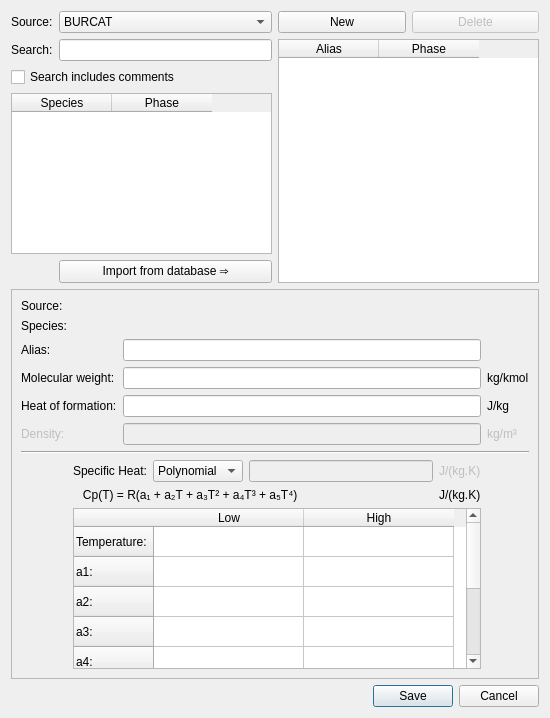
<?xml version="1.0" encoding="UTF-8"?>
<ui version="4.0">
 <class>Dialog</class>
 <widget class="QDialog" name="Dialog">
  <property name="geometry">
   <rect>
    <x>0</x>
    <y>0</y>
    <width>550</width>
    <height>718</height>
   </rect>
  </property>
  <property name="minimumSize">
   <size>
    <width>550</width>
    <height>0</height>
   </size>
  </property>
  <property name="windowTitle">
   <string>Dialog</string>
  </property>
  <layout class="QGridLayout" name="gridLayout_5">
   <item row="0" column="0">
    <layout class="QGridLayout" name="gridLayout">
     <item row="0" column="1">
      <widget class="QComboBox" name="comboBox">
       <item>
        <property name="text">
         <string>BURCAT</string>
        </property>
       </item>
      </widget>
     </item>
     <item row="3" column="0" colspan="2">
      <widget class="QTableWidget" name="tablewidget_search">
       <property name="selectionMode">
        <enum>QAbstractItemView::SingleSelection</enum>
       </property>
       <property name="selectionBehavior">
        <enum>QAbstractItemView::SelectRows</enum>
       </property>
       <attribute name="horizontalHeaderCascadingSectionResizes">
        <bool>false</bool>
       </attribute>
       <attribute name="horizontalHeaderDefaultSectionSize">
        <number>100</number>
       </attribute>
       <attribute name="horizontalHeaderHighlightSections">
        <bool>false</bool>
       </attribute>
       <attribute name="horizontalHeaderMinimumSectionSize">
        <number>0</number>
       </attribute>
       <attribute name="horizontalHeaderStretchLastSection">
        <bool>false</bool>
       </attribute>
       <attribute name="verticalHeaderVisible">
        <bool>false</bool>
       </attribute>
       <attribute name="verticalHeaderHighlightSections">
        <bool>false</bool>
       </attribute>
       <column>
        <property name="text">
         <string>Species</string>
        </property>
       </column>
       <column>
        <property name="text">
         <string>Phase</string>
        </property>
       </column>
      </widget>
     </item>
     <item row="1" column="0">
      <widget class="QLabel" name="label_search">
       <property name="text">
        <string>Search:</string>
       </property>
       <property name="buddy">
        <cstring>lineedit_search</cstring>
       </property>
      </widget>
     </item>
     <item row="0" column="0">
      <widget class="QLabel" name="label">
       <property name="text">
        <string>Source:</string>
       </property>
      </widget>
     </item>
     <item row="4" column="1">
      <widget class="QPushButton" name="pushbutton_import">
       <property name="text">
        <string>Import from database ⇒</string>
       </property>
      </widget>
     </item>
     <item row="1" column="1">
      <widget class="QLineEdit" name="lineedit_search"/>
     </item>
     <item row="2" column="0" colspan="2">
      <widget class="QCheckBox" name="checkbox_include_comments">
       <property name="text">
        <string>Search includes comments</string>
       </property>
      </widget>
     </item>
    </layout>
   </item>
   <item row="0" column="1">
    <layout class="QGridLayout" name="gridLayout_2">
     <item row="0" column="0">
      <layout class="QHBoxLayout" name="horizontalLayout">
       <item>
        <widget class="QPushButton" name="pushbutton_new">
         <property name="sizePolicy">
          <sizepolicy hsizetype="Minimum" vsizetype="Fixed">
           <horstretch>0</horstretch>
           <verstretch>0</verstretch>
          </sizepolicy>
         </property>
         <property name="text">
          <string>New</string>
         </property>
        </widget>
       </item>
       <item>
        <widget class="QPushButton" name="pushbutton_delete">
         <property name="enabled">
          <bool>false</bool>
         </property>
         <property name="sizePolicy">
          <sizepolicy hsizetype="Minimum" vsizetype="Fixed">
           <horstretch>0</horstretch>
           <verstretch>0</verstretch>
          </sizepolicy>
         </property>
         <property name="text">
          <string>Delete</string>
         </property>
        </widget>
       </item>
      </layout>
     </item>
     <item row="1" column="0">
      <widget class="QTableWidget" name="tablewidget_defined_species">
       <property name="selectionMode">
        <enum>QAbstractItemView::SingleSelection</enum>
       </property>
       <property name="selectionBehavior">
        <enum>QAbstractItemView::SelectRows</enum>
       </property>
       <attribute name="horizontalHeaderCascadingSectionResizes">
        <bool>false</bool>
       </attribute>
       <attribute name="horizontalHeaderDefaultSectionSize">
        <number>100</number>
       </attribute>
       <attribute name="horizontalHeaderHighlightSections">
        <bool>false</bool>
       </attribute>
       <attribute name="horizontalHeaderMinimumSectionSize">
        <number>0</number>
       </attribute>
       <attribute name="horizontalHeaderStretchLastSection">
        <bool>false</bool>
       </attribute>
       <attribute name="verticalHeaderVisible">
        <bool>false</bool>
       </attribute>
       <attribute name="verticalHeaderHighlightSections">
        <bool>false</bool>
       </attribute>
       <attribute name="verticalHeaderStretchLastSection">
        <bool>false</bool>
       </attribute>
       <column>
        <property name="text">
         <string>Alias</string>
        </property>
       </column>
       <column>
        <property name="text">
         <string>Phase</string>
        </property>
       </column>
      </widget>
     </item>
    </layout>
   </item>
   <item row="1" column="0" colspan="2">
    <widget class="QFrame" name="frame">
     <property name="frameShape">
      <enum>QFrame::StyledPanel</enum>
     </property>
     <property name="frameShadow">
      <enum>QFrame::Raised</enum>
     </property>
     <layout class="QGridLayout" name="gridLayout_4">
      <item row="0" column="0">
       <widget class="QLabel" name="label_5">
        <property name="text">
         <string>Source:</string>
        </property>
       </widget>
      </item>
      <item row="0" column="2">
       <widget class="QLabel" name="label_species_source">
        <property name="text">
         <string/>
        </property>
       </widget>
      </item>
      <item row="1" column="0">
       <widget class="QLabel" name="label_7">
        <property name="text">
         <string>Species:</string>
        </property>
       </widget>
      </item>
      <item row="1" column="2">
       <widget class="QLabel" name="label_species">
        <property name="text">
         <string/>
        </property>
       </widget>
      </item>
      <item row="2" column="0">
       <widget class="QLabel" name="label_9">
        <property name="text">
         <string>Alias:</string>
        </property>
        <property name="buddy">
         <cstring>lineedit_alias</cstring>
        </property>
       </widget>
      </item>
      <item row="2" column="2">
       <widget class="QLineEdit" name="lineedit_alias"/>
      </item>
      <item row="3" column="0" colspan="2">
       <widget class="QLabel" name="label_10">
        <property name="text">
         <string>Molecular weight:</string>
        </property>
        <property name="buddy">
         <cstring>lineedit_mol_weight</cstring>
        </property>
       </widget>
      </item>
      <item row="3" column="2">
       <widget class="QLineEdit" name="lineedit_mol_weight"/>
      </item>
      <item row="3" column="3">
       <widget class="QLabel" name="label_12">
        <property name="text">
         <string>kg/kmol</string>
        </property>
       </widget>
      </item>
      <item row="4" column="0" colspan="2">
       <widget class="QLabel" name="label_11">
        <property name="text">
         <string>Heat of formation:</string>
        </property>
        <property name="buddy">
         <cstring>lineedit_h_f</cstring>
        </property>
       </widget>
      </item>
      <item row="4" column="2">
       <widget class="QLineEdit" name="lineedit_h_f"/>
      </item>
      <item row="4" column="3">
       <widget class="QLabel" name="label_13">
        <property name="text">
         <string>J/kg</string>
        </property>
       </widget>
      </item>
      <item row="5" column="2">
       <widget class="QLineEdit" name="lineedit_density">
        <property name="enabled">
         <bool>false</bool>
        </property>
       </widget>
      </item>
      <item row="5" column="0">
       <widget class="QLabel" name="label_14">
        <property name="enabled">
         <bool>false</bool>
        </property>
        <property name="text">
         <string>Density:</string>
        </property>
       </widget>
      </item>
      <item row="6" column="0" colspan="4">
       <widget class="Line" name="line">
        <property name="orientation">
         <enum>Qt::Horizontal</enum>
        </property>
       </widget>
      </item>
      <item row="5" column="3">
       <widget class="QLabel" name="label_density_units">
        <property name="enabled">
         <bool>false</bool>
        </property>
        <property name="text">
         <string>kg/m³</string>
        </property>
       </widget>
      </item>
      <item row="7" column="1" colspan="2">
       <layout class="QGridLayout" name="gridLayout_3">
        <item row="0" column="0">
         <widget class="QLabel" name="label_specific_heat">
          <property name="text">
           <string>Specific Heat:</string>
          </property>
         </widget>
        </item>
        <item row="0" column="1">
         <widget class="QComboBox" name="combobox_specific_heat_model">
          <property name="sizeAdjustPolicy">
           <enum>QComboBox::AdjustToContentsOnFirstShow</enum>
          </property>
          <item>
           <property name="text">
            <string>Polynomial</string>
           </property>
          </item>
         </widget>
        </item>
        <item row="0" column="2">
         <widget class="QLineEdit" name="lineedit_constant_specific_heat">
          <property name="enabled">
           <bool>false</bool>
          </property>
         </widget>
        </item>
        <item row="0" column="3">
         <widget class="QLabel" name="label_constant_specific_heat_units">
          <property name="enabled">
           <bool>false</bool>
          </property>
          <property name="text">
           <string>J/(kg.K)</string>
          </property>
         </widget>
        </item>
        <item row="1" column="0" colspan="3">
         <widget class="QLabel" name="label_specific_heat_equation">
          <property name="text">
           <string>   Cp(T) = R(a₁ + a₂T + a₃T² + a₄T³ + a₅T⁴)</string>
          </property>
         </widget>
        </item>
        <item row="1" column="3">
         <widget class="QLabel" name="label_specific_heat_equation_units">
          <property name="text">
           <string>J/(kg.K)</string>
          </property>
         </widget>
        </item>
       </layout>
      </item>
      <item row="8" column="1" colspan="2">
       <widget class="QTableWidget" name="tablewidget_params">
        <property name="horizontalScrollBarPolicy">
         <enum>Qt::ScrollBarAsNeeded</enum>
        </property>
        <property name="selectionMode">
         <enum>QAbstractItemView::SingleSelection</enum>
        </property>
        <attribute name="horizontalHeaderCascadingSectionResizes">
         <bool>true</bool>
        </attribute>
        <attribute name="horizontalHeaderDefaultSectionSize">
         <number>150</number>
        </attribute>
        <attribute name="horizontalHeaderHighlightSections">
         <bool>false</bool>
        </attribute>
        <attribute name="horizontalHeaderStretchLastSection">
         <bool>false</bool>
        </attribute>
        <attribute name="verticalHeaderHighlightSections">
         <bool>false</bool>
        </attribute>
        <row>
         <property name="text">
          <string>Temperature:</string>
         </property>
        </row>
        <row>
         <property name="text">
          <string>a1:</string>
         </property>
        </row>
        <row>
         <property name="text">
          <string>a2:</string>
         </property>
        </row>
        <row>
         <property name="text">
          <string>a3:</string>
         </property>
        </row>
        <row>
         <property name="text">
          <string>a4:</string>
         </property>
        </row>
        <row>
         <property name="text">
          <string>a5:</string>
         </property>
        </row>
        <row>
         <property name="text">
          <string>a6:</string>
         </property>
        </row>
        <row>
         <property name="text">
          <string>a7:</string>
         </property>
        </row>
        <column>
         <property name="text">
          <string>Low</string>
         </property>
        </column>
        <column>
         <property name="text">
          <string>High</string>
         </property>
        </column>
       </widget>
      </item>
     </layout>
    </widget>
   </item>
   <item row="2" column="1">
    <widget class="QDialogButtonBox" name="buttonbox">
     <property name="orientation">
      <enum>Qt::Horizontal</enum>
     </property>
     <property name="standardButtons">
      <set>QDialogButtonBox::Cancel|QDialogButtonBox::Save</set>
     </property>
    </widget>
   </item>
  </layout>
 </widget>
 <resources/>
 <connections>
  <connection>
   <sender>buttonbox</sender>
   <signal>accepted()</signal>
   <receiver>Dialog</receiver>
   <slot>accept()</slot>
   <hints>
    <hint type="sourcelabel">
     <x>248</x>
     <y>254</y>
    </hint>
    <hint type="destinationlabel">
     <x>157</x>
     <y>274</y>
    </hint>
   </hints>
  </connection>
  <connection>
   <sender>buttonbox</sender>
   <signal>rejected()</signal>
   <receiver>Dialog</receiver>
   <slot>reject()</slot>
   <hints>
    <hint type="sourcelabel">
     <x>316</x>
     <y>260</y>
    </hint>
    <hint type="destinationlabel">
     <x>286</x>
     <y>274</y>
    </hint>
   </hints>
  </connection>
 </connections>
</ui>
